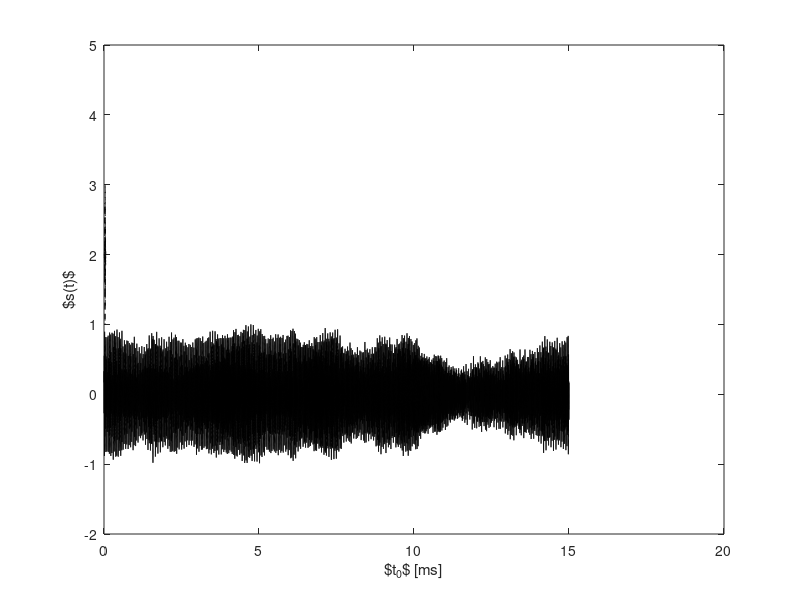

Reproduce this figure in MATLAB.
%**************************************************************************
%
% ME-6761 Final Project, Problem 3
%
%   Propagaition of pulse in 2D waveguide
%
%     Scott Schoen Jr 20161116
%
%**************************************************************************

clear all
close all
clc

% Channel parameters
H = 30; % Depth [m]
c = 1500; % Sound speed [m/s]
tStart = 0; % [s]
tEnd = 15; % [s]
Fs = 20E3; % [Hz]

% Source and receiver
xSrc = 0; % [m]
ySrc = 8; % [m]
xRec = 20E3; % [m]
yRec = 21; % [m]

% Pulse paramters
fc = 100; % Center frequency [Hz]
tau = 0.0125; % Width parameter [s]
t0 = 35E-3; % Delay [s]

% Reconstruction parameters (Used to save time)
fMin = 0; % [Hz]
fMax = 500; % [Hz]
evanescentModesToKeep = 2;

% Compute parameters
dt = 1./Fs; % Time step [s]
tVector = tStart : dt : tEnd; % Time vector [s]
fVector = linspace( 0, Fs, length(tVector) ); % Frequency vector [Hz]
omegac = 2.*pi.*fc; % Angular frequency [rad/s]

% Create pulse
s = sin( omegac.*(tVector - t0) ).*exp( -( (tVector - t0)./tau ).^(2) );

% Take FFT of pulse
sTilde = fft(s);

% Initialize received signal/FFT of received signal
sRecTilde = 0.*sTilde;

% Get the contribution at each frequency
parfor fCount = 1:length(fVector)
    
   % Compute calculations only within bandwidth to save time
   % NOTE - This assumes fVector increases monotonically!
   f = fVector( fCount );
   if f < fMin
       continue;
   elseif f > fMax
       continue; % Break not allowed in parfor
   end
   
   % Initialize Green's function at this frequency
   Gtilde = 0;
   
   % We'll include propagating modes as well as the first 2 evanescent
   % modes to capture some near field if desired.
   omega = 2.*pi.*f;
   k = omega./c;
   evanescentModesKept = 0;
   
   for modeCount = 1:20
       
       % Get propagating mode number
       n = modeCount;
       ky = (n - 0.5).*pi./H;
       omega_m = c.*ky; % Modal frequency [rad/s]
       kx = sqrt( k.^(2) - ky.^(2) );

       % Keep evanescent modes only if we're below the number we want to
       % keep.
       if ~isreal( kx )
           evanescentModesKept = evanescentModesKept + 1;
           if evanescentModesKept > evanescentModesToKeep
               break;
           end
       end
       
       % Add in contribution
       psi  = sin( ky.*yRec ).*exp(1j.*kx.*xRec);
       psi0 = sin( ky.*ySrc ).*exp(1j.*kx.*xSrc);
       denominator = k.^(2) - omega_m.^(2)./c.^(2);
       Gtilde = Gtilde - 4.*pi.*( ...
           psi.*psi0./denominator ...
           );
       
   end
   
   % Add this frequency's contribution to the total field
   sRecTilde(fCount) = sTilde(fCount).*Gtilde;   
    
end

% Get the received signal in the time domain
sRec = ifft( sRecTilde );

% Normalize
sNorm = s./max(abs(s));
sRecNorm = sRec./max(abs(real(sRec)));

% Format plot
figure()
hold all;
box on;

plot( tVector, sNorm + 2, '--k' );
plot( tVector, real(sRecNorm), 'k' );
xlabel('$t_{0}$ [ms]');
ylabel('$s(t)$');

ylim( [-2, 5] );
xlim( [0, 20] );

